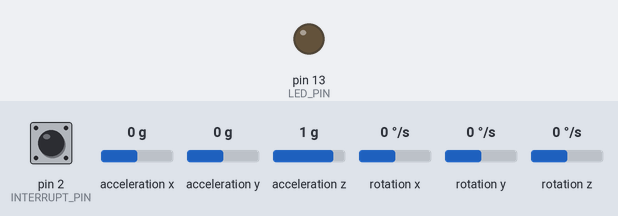
A sketch run on a simulated Arduino Leonardo, built with avr-gcc and run on an emulated ATmega32U4. Shown: output pins drawn as LEDs (lit = HIGH). Inputs (shaded band) come from the test bench; at power-on: pin 2 (INTERRUPT_PIN) LOW, acceleration x 0 g, acceleration y 0 g, acceleration z 1 g, rotation x 0 °/s, rotation y 0 °/s, rotation z 0 °/s. The ROS host is connected and sends only what is stated; the sensor or clock chip raises its interrupt line as the real part does.

Above: at 0.1 s.
At 0.6 s:
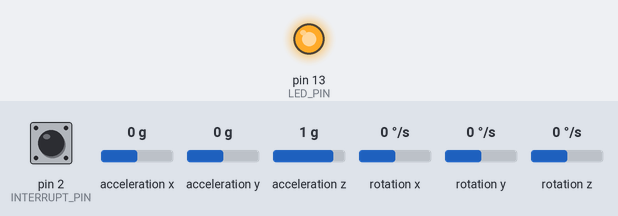
Timing chart, 0 to 2.1 s (numbered marks = the images above):
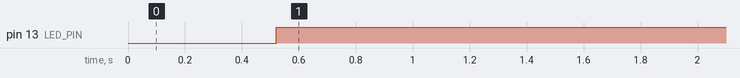

The sketch:

ROS_MPU6050.ino
```cpp
// I2C device class (I2Cdev) demonstration Arduino sketch for MPU6050 class using DMP (MotionApps v2.0)
// 6/21/2012 by Jeff Rowberg <jeff@rowberg.net>
// Updates should (hopefully) always be available at https://github.com/jrowberg/i2cdevlib
//
// Changelog:
//      2013-05-08 - added seamless Fastwire support
//                 - added note about gyro calibration
//      2012-06-21 - added note about Arduino 1.0.1 + Leonardo compatibility error
//      2012-06-20 - improved FIFO overflow handling and simplified read process
//      2012-06-19 - completely rearranged DMP initialization code and simplification
//      2012-06-13 - pull gyro and accel data from FIFO packet instead of reading directly
//      2012-06-09 - fix broken FIFO read sequence and change interrupt detection to RISING
//      2012-06-05 - add gravity-compensated initial reference frame acceleration output
//                 - add 3D math helper file to DMP6 example sketch
//                 - add Euler output and Yaw/Pitch/Roll output formats
//      2012-06-04 - remove accel offset clearing for better results (thanks Sungon Lee)
//      2012-06-01 - fixed gyro sensitivity to be 2000 deg/sec instead of 250
//      2012-05-30 - basic DMP initialization working

/* ============================================
I2Cdev device library code is placed under the MIT license
Copyright (c) 2012 Jeff Rowberg

Permission is hereby granted, free of charge, to any person obtaining a copy
of this software and associated documentation files (the "Software"), to deal
in the Software without restriction, including without limitation the rights
to use, copy, modify, merge, publish, distribute, sublicense, and/or sell
copies of the Software, and to permit persons to whom the Software is
furnished to do so, subject to the following conditions:

The above copyright notice and this permission notice shall be included in
all copies or substantial portions of the Software.

THE SOFTWARE IS PROVIDED "AS IS", WITHOUT WARRANTY OF ANY KIND, EXPRESS OR
IMPLIED, INCLUDING BUT NOT LIMITED TO THE WARRANTIES OF MERCHANTABILITY,
FITNESS FOR A PARTICULAR PURPOSE AND NONINFRINGEMENT. IN NO EVENT SHALL THE
AUTHORS OR COPYRIGHT HOLDERS BE LIABLE FOR ANY CLAIM, DAMAGES OR OTHER
LIABILITY, WHETHER IN AN ACTION OF CONTRACT, TORT OR OTHERWISE, ARISING FROM,
OUT OF OR IN CONNECTION WITH THE SOFTWARE OR THE USE OR OTHER DEALINGS IN
THE SOFTWARE.
===============================================
*/

// I2Cdev and MPU6050 must be installed as libraries, or else the .cpp/.h files
// for both classes must be in the include path of your project
#include "I2Cdev.h"

#include "MPU6050_6Axis_MotionApps20.h"
//#include "MPU6050.h" // not necessary if using MotionApps include file

// Arduino Wire library is required if I2Cdev I2CDEV_ARDUINO_WIRE implementation
// is used in I2Cdev.h
#if I2CDEV_IMPLEMENTATION == I2CDEV_ARDUINO_WIRE
    #include "Wire.h"
#endif

#include <ros.h>
#include <geometry_msgs/Quaternion.h>
#include <geometry_msgs/Twist.h>
#include <std_msgs/Float32.h>
#include <sensor_msgs/Imu.h>

ros::NodeHandle nh;
sensor_msgs::Imu imu_msg;

std_msgs::Float32 float_msg;

ros::Publisher imu_pub("imu", &imu_msg);


char frameid[] = "imu_link";

// class default I2C address is 0x68
// specific I2C addresses may be passed as a parameter here
// AD0 low = 0x68 (default for SparkFun breakout and InvenSense evaluation board)
// AD0 high = 0x69
MPU6050 mpu;
//MPU6050 mpu(0x69); // <-- use for AD0 high

/* =========================================================================
   NOTE: In addition to connection 3.3v, GND, SDA, and SCL, this sketch
   depends on the MPU-6050's INT pin being connected to the Arduino's
   external interrupt #0 pin. On the Arduino Uno and Mega 2560, this is
   digital I/O pin 2.
 * ========================================================================= */

/* =========================================================================
   NOTE: Arduino v1.0.1 with the Leonardo board generates a compile error
   when using Serial.write(buf, len). The Teapot output uses this method.
   The solution requires a modification to the Arduino USBAPI.h file, which
   is fortunately simple, but annoying. This will be fixed in the next IDE
   release. For more info, see these links:

   http://arduino.cc/forum/index.php/topic,109987.0.html
   http://code.google.com/p/arduino/issues/detail?id=958
 * ========================================================================= */


// uncomment "OUTPUT_READABLE_QUATERNION" if you want to see the actual
// quaternion components in a [w, x, y, z] format (not best for parsing
// on a remote host such as Processing or something though)
#define OUTPUT_READABLE_QUATERNION


#define INTERRUPT_PIN 2  // use pin 2 on Arduino Uno & most boards
#define LED_PIN 13 // (Arduino is 13, Teensy is 11, Teensy++ is 6)
bool blinkState = false;

// MPU control/status vars
bool dmpReady = false;  // set true if DMP init was successful
uint8_t mpuIntStatus;   // holds actual interrupt status byte from MPU
uint8_t devStatus;      // return status after each device operation (0 = success, !0 = error)
uint16_t packetSize;    // expected DMP packet size (default is 42 bytes)
uint16_t fifoCount;     // count of all bytes currently in FIFO
uint8_t fifoBuffer[64]; // FIFO storage buffer

// orientation/motion vars
Quaternion q;           // [w, x, y, z]         quaternion container
VectorInt16 aa;         // [x, y, z]            accel sensor measurements
VectorInt16 gyro;         // [x, y, z]            accel sensor measurements


// ================================================================
// ===               INTERRUPT DETECTION ROUTINE                ===
// ================================================================

volatile bool mpuInterrupt = false;     // indicates whether MPU interrupt pin has gone high
void dmpDataReady() {
    mpuInterrupt = true;
}


// ================================================================
// ===                      INITIAL SETUP                       ===
// ================================================================

void setup() {
    // join I2C bus (I2Cdev library doesn't do this automatically)
    #if I2CDEV_IMPLEMENTATION == I2CDEV_ARDUINO_WIRE
        Wire.begin();
        Wire.setClock(400000); // 400kHz I2C clock. Comment this line if having compilation difficulties
    #elif I2CDEV_IMPLEMENTATION == I2CDEV_BUILTIN_FASTWIRE
        Fastwire::setup(400, true);
    #endif

    // initialize serial communication
    // (115200 chosen because it is required for Teapot Demo output, but it's
    // really up to you depending on your project)
    //Serial.begin(115200);
    //while (!Serial); // wait for Leonardo enumeration, others continue immediately

    // NOTE: 8MHz or slower host processors, like the Teensy @ 3.3V or Arduino
    // Pro Mini running at 3.3V, cannot handle this baud rate reliably due to
    // the baud timing being too misaligned with processor ticks. You must use
    // 38400 or slower in these cases, or use some kind of external separate
    // crystal solution for the UART timer.

    // initialize device
    //Serial.println(F("Initializing I2C devices..."));
    mpu.initialize();
    pinMode(INTERRUPT_PIN, INPUT);

//    // verify connection
//    Serial.println(F("Testing device connections..."));
//    Serial.println(mpu.testConnection() ? F("MPU6050 connection successful") : F("MPU6050 connection failed"));
//
//    // wait for ready
//    Serial.println(F("\nSend any character to begin DMP programming and demo: "));
//    while (Serial.available() && Serial.read()); // empty buffer
//    while (!Serial.available());                 // wait for data
//    while (Serial.available() && Serial.read()); // empty buffer again

    // load and configure the DMP
   // Serial.println(F("Initializing DMP..."));
    devStatus = mpu.dmpInitialize();

    // supply your own gyro offsets here, scaled for min sensitivity
    mpu.setXGyroOffset(220);
    mpu.setYGyroOffset(76);
    mpu.setZGyroOffset(-85);
    mpu.setZAccelOffset(1788); // 1688 factory default for my test chip

    // make sure it worked (returns 0 if so)
    if (devStatus == 0) {
        // turn on the DMP, now that it's ready
        //Serial.println(F("Enabling DMP..."));
        mpu.setDMPEnabled(true);

        // enable Arduino interrupt detection
        //Serial.println(F("Enabling interrupt detection (Arduino external interrupt 0)..."));
        attachInterrupt(digitalPinToInterrupt(INTERRUPT_PIN), dmpDataReady, RISING);
        mpuIntStatus = mpu.getIntStatus();

        // set our DMP Ready flag so the main loop() function knows it's okay to use it
        //Serial.println(F("DMP ready! Waiting for first interrupt..."));
        dmpReady = true;

        // get expected DMP packet size for later comparison
        packetSize = mpu.dmpGetFIFOPacketSize();
    } else {
        // ERROR!
        // 1 = initial memory load failed
        // 2 = DMP configuration updates failed
        // (if it's going to break, usually the code will be 1)
//        Serial.print(F("DMP Initialization failed (code "));
//        Serial.print(devStatus);
//        Serial.println(F(")"));
    }

    // configure LED for output
   pinMode(LED_PIN, OUTPUT);
   nh.initNode();
  imu_msg.header.frame_id =  frameid;
  nh.advertise(imu_pub);

}
    static const unsigned long REFRESH_INTERVAL = 1; // ms
  static unsigned long lastRefreshTime = 0;


// ================================================================
// ===                    MAIN PROGRAM LOOP                     ===
// ================================================================

void loop() {
    // if programming failed, don't try to do anything
    if (!dmpReady) return;

    // wait for MPU interrupt or extra packet(s) available
    while (!mpuInterrupt && fifoCount < packetSize) {


  if(millis() - lastRefreshTime >= REFRESH_INTERVAL)
  {
    lastRefreshTime += REFRESH_INTERVAL;


  imu_msg.orientation.x = q.x;
  imu_msg.orientation.y = q.y;
  imu_msg.orientation.z = q.z;
  imu_msg.orientation.w = q.w;

  imu_msg.angular_velocity.x = gyro.x;
  imu_msg.angular_velocity.y = gyro.y;
  imu_msg.angular_velocity.z = gyro.z;

  imu_msg.linear_acceleration.x = aa.x;
  imu_msg.linear_acceleration.y = aa.y;
  imu_msg.linear_acceleration.z = aa.z;


imu_msg.header.stamp=nh.now();
  imu_pub.publish( &imu_msg);
  nh.spinOnce();
            blinkState = false;
        digitalWrite(LED_PIN, blinkState);

      // delay(20);
  }

    }


    // reset interrupt flag and get INT_STATUS byte
    mpuInterrupt = false;
    mpuIntStatus = mpu.getIntStatus();

    // get current FIFO count
    fifoCount = mpu.getFIFOCount();

    // check for overflow (this should never happen unless our code is too inefficient)
    if ((mpuIntStatus & 0x10) || fifoCount == 1024) {
        // reset so we can continue cleanly
        mpu.resetFIFO();
       // Serial.println(F("FIFO overflow!"));

    // otherwise, check for DMP data ready interrupt (this should happen frequently)
    } else if (mpuIntStatus & 0x02) {
        // wait for correct available data length, should be a VERY short wait
        while (fifoCount < packetSize) fifoCount = mpu.getFIFOCount();

        // read a packet from FIFO
        mpu.getFIFOBytes(fifoBuffer, packetSize);

        // track FIFO count here in case there is > 1 packet available
        // (this lets us immediately read more without waiting for an interrupt)
        fifoCount -= packetSize;

        // display quaternion values in easy matrix form: w x y z
        mpu.dmpGetQuaternion(&q, fifoBuffer);
        mpu.dmpGetGyro(&gyro, fifoBuffer);
        mpu.dmpGetAccel(&aa, fifoBuffer);


        // blink LED to indicate activity
        blinkState = !blinkState;
        blinkState = true;
        digitalWrite(LED_PIN, blinkState);
             delay(20);

    }

   // nh.spinOnce();
}
```

Measured:
- by itself, pin 13 (LED_PIN): LOW → HIGH at 0.52 s
